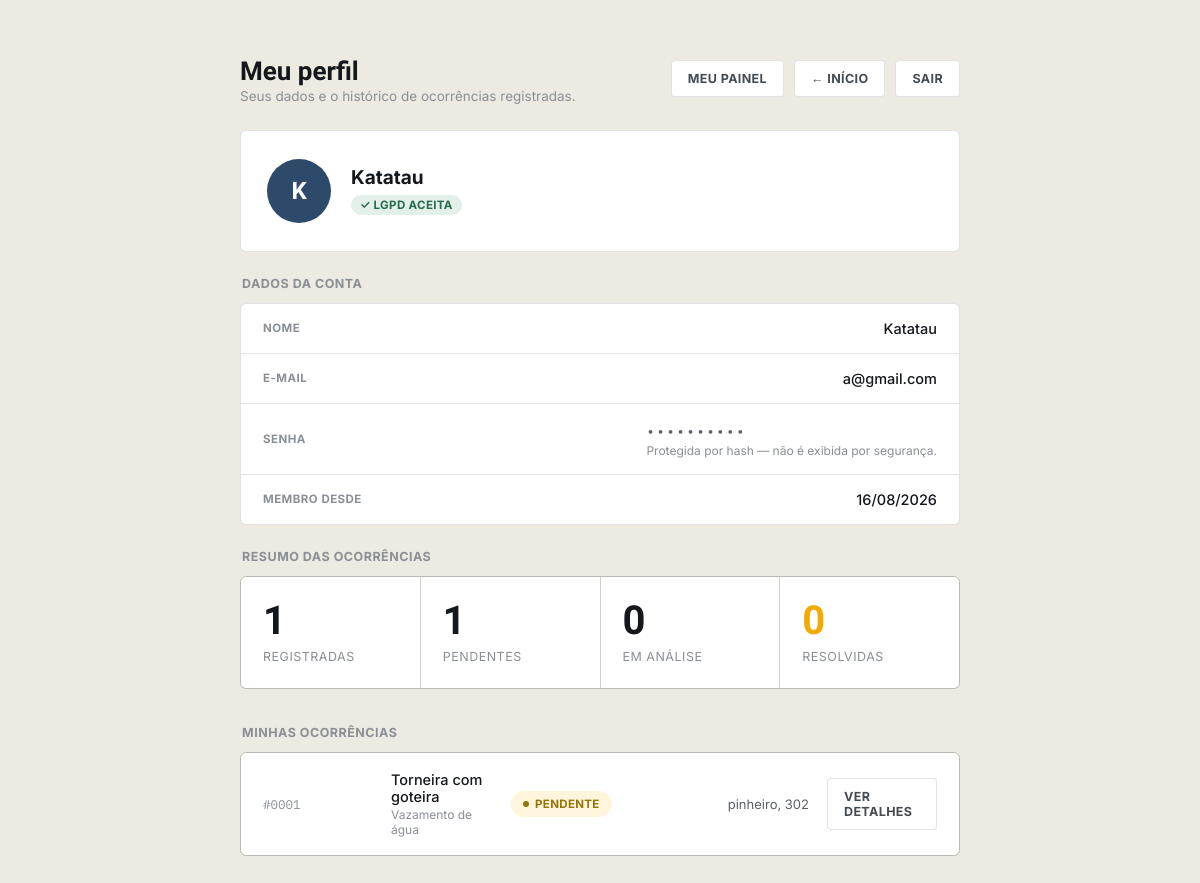
Page /php/perfil.php (signed in) on the committed database.
### tables this page shows
CREATE TABLE `usuarios` (
  `id` int(11) NOT NULL,
  `nome` varchar(150) NOT NULL,
  `email` varchar(150) NOT NULL,
  `senha_hash` varchar(255) NOT NULL,
  `aceite_lgpd` tinyint(1) NOT NULL DEFAULT 0,
  `criado_em` datetime NOT NULL DEFAULT current_timestamp(),
  `tipo` enum('cidadao','admin') NOT NULL DEFAULT 'cidadao'
);

CREATE TABLE `ocorrencias` (
  `id` int(11) NOT NULL,
  `usuario_id` int(11) NOT NULL,
  `categoria` varchar(80) NOT NULL,
  `bairro` varchar(120) NOT NULL,
  `endereco` varchar(200) NOT NULL,
  `descricao` text NOT NULL,
  `foto_path` varchar(255) DEFAULT NULL,
  `status` enum('pendente','em_analise','resolvido') NOT NULL DEFAULT 'pendente',
  `recado_adm` text DEFAULT NULL,
  `recado_atualizado_em` datetime DEFAULT NULL,
  `criado_em` datetime NOT NULL DEFAULT current_timestamp()
);

### php/perfil.php (the view, shortened to what this page needs)
<?php
require __DIR__ . '/config.php';
$ehAdmin = (isset($_SESSION['tipo']) ? $_SESSION['tipo'] : 'cidadao') === 'admin';
$stmtUsuario = $pdo->prepare('SELECT nome, email, aceite_lgpd, criado_em FROM usuarios WHERE id = ?');
$stmtUsuario->execute([$_SESSION['usuario_id']]);
$usuario = $stmtUsuario->fetch();
if ($ehAdmin) {
    $ocorrencias = [];
    $total = $pendentes = $emAnalise = $resolvidas = 0;
} else {
    $stmt = $pdo->prepare('SELECT id, categoria, bairro, endereco, descricao, status, criado_em FROM ocorrencias WHERE usuario_id = ? ORDER BY criado_em DESC');
    $stmt->execute([$_SESSION['usuario_id']]);
    $ocorrencias = $stmt->fetchAll();
    $total      = count($ocorrencias);
    $pendentes  = 0;
    $emAnalise  = 0;
    $resolvidas = 0;
    foreach ($ocorrencias as $o) {
        if ($o['status'] === 'pendente')   $pendentes++;
    }
}
$statusInfo = [
    'pendente'    => ['label' => 'Pendente',    'classe' => 'pendente'],
    'em_analise'  => ['label' => 'Em análise',  'classe' => 'analise'],
    'resolvido'   => ['label' => 'Resolvido',   'classe' => 'resolvido'],
];
$membroDesde = date('d/m/Y', strtotime($usuario['criado_em']));
$iniciais = '';
foreach (array_slice(explode(' ', trim($usuario['nome'])), 0, 2) as $parte) {
    $iniciais .= mb_strtoupper(mb_substr($parte, 0, 1));
}
?>
<!DOCTYPE html>
<html lang="pt-BR">
<head>
<link rel="stylesheet" href="../style.css">
</head>
<body style="background:var(--concrete);">
<div class="perfil-wrap">
  <div class="perfil-top">
    <div>
      <h1>Meu perfil</h1>
      <div class="sub"><?= $ehAdmin ? 'Seus dados de administrador.' : 'Seus dados e o histórico de ocorrências registradas.' ?></div>
    </div>
    <div class="perfil-actions">
      <?php if ($ehAdmin): ?>
        <a class="btn-line" href="paineladm.php">Painel administrativo</a>
      <?php else: ?>
        <a class="btn-line" href="painel.php">Meu painel</a>
      <?php endif; ?>
      <a class="btn-line" href="../index.php">&larr; Início</a>
      <a class="btn-line" href="logout.php">Sair</a>
    </div>
  </div>
  <div class="perfil-card">
    <div class="perfil-avatar"><?= htmlspecialchars($iniciais ?: '?') ?></div>
    <div class="perfil-id">
      <div class="nome"><?= htmlspecialchars($usuario['nome']) ?></div>
      <?php if ($ehAdmin): ?>
        <span class="selo" style="color:#5B6169; background:rgba(91,97,105,0.12);">Administrador</span>
      <?php elseif ((int) $usuario['aceite_lgpd'] === 1): ?>
        <span class="selo">✓ LGPD aceita</span>
      <?php endif; ?>
    </div>
  </div>
  <div class="section-label">Dados da conta</div>
  <div class="info-grid">
    <div class="info-row">
      <span class="label">Nome</span>
      <span class="value"><?= htmlspecialchars($usuario['nome']) ?></span>
    </div>
    <div class="info-row">
      <span class="label">E-mail</span>
      <span class="value"><?= htmlspecialchars($usuario['email']) ?></span>
    </div>
    <div class="info-row">
      <span class="label">Senha</span>
      <div>
        <span class="value mono">••••••••••</span>
        <div class="info-hint">Protegida por hash — não é exibida por segurança.</div>
      </div>
    </div>
    <div class="info-row">
      <span class="label">Membro desde</span>
      <span class="value"><?= $membroDesde ?></span>
    </div>
  </div>
  <?php if (!$ehAdmin): ?>
  <div class="section-label">Resumo das ocorrências</div>
  <div class="stats-grid">
    <div class="stat">
      <div class="num"><?= $total ?></div>
      <div class="label">Registradas</div>
    </div>
    <div class="stat">
      <div class="num"><?= $pendentes ?></div>
      <div class="label">Pendentes</div>
    </div>
    <div class="stat">
      <div class="num"><?= $emAnalise ?></div>
      <div class="label">Em análise</div>
    </div>
    <div class="stat accent">
      <div class="num"><?= $resolvidas ?></div>
      <div class="label">Resolvidas</div>
    </div>
  </div>
  <div class="section-label">Minhas ocorrências</div>
  <?php if (empty($ocorrencias)): ?>
    <div class="empty-state">
      Você ainda não registrou nenhuma ocorrência.
      <br><a href="Registrar.php" style="color:var(--municipal); font-weight:700;">Registrar a primeira</a>
    </div>
  <?php else: ?>
    <div class="card-list">
      <?php foreach ($ocorrencias as $o): ?>
        <?php $info = $statusInfo[$o['status']]; ?>
        <div class="occ-card">
          <span class="proto-id mono">#<?= str_pad($o['id'], 4, '0', STR_PAD_LEFT) ?></span>
          <span class="desc"><?= htmlspecialchars($o['descricao']) ?><span class="cat"><?= htmlspecialchars($o['categoria']) ?></span></span>
          <span class="pill <?= $info['classe'] ?>"><?= $info['label'] ?></span>
          <span class="bairro"><?= htmlspecialchars($o['endereco']) ?></span>
          <a class="btn-line" style="justify-self:end;" href="ocorrencia.php?id=<?= $o['id'] ?>">Ver detalhes</a>
        </div>
      <?php endforeach; ?>
    </div>
  <?php endif; ?>
  <?php endif; ?>
</div>
</body>
</html>

### style.css (style rules this page uses)
:root { --asphalt:#14181D; --asphalt-2:#1D242B; --concrete:#EDEAE1; --concrete-2:#E1DCCF; --signal:#FFC53D; --signal-2:#F2A900; --municipal:#2E4A6B; --municipal-2:#3E6591; --alert:#E85A32; --ok:#3E9C6F; --ink:#14181D; --paper:#FBF9F4; --line: rgba(20,24,29,0.12); --line-light: rgba(251,249,244,0.16); }
* { box-sizing:border-box; margin:0; padding:0; }
html { scroll-behavior:smooth; }
body { background:var(--paper); color:var(--ink); font-family:'Inter', sans-serif; -webkit-font-smoothing:antialiased; overflow-x:hidden; }
h1,h2,h3,.display { font-family:'Big Shoulders Display', sans-serif; text-transform:uppercase; letter-spacing:0.01em; line-height:0.92; }
.mono { font-family:'IBM Plex Mono', monospace; }
a { color:inherit; }
.card-list { display:flex; flex-direction:column; gap:1px; background:var(--line); border:1px solid var(--line); border-radius:6px; overflow:hidden; }
.occ-card { background:#fff; padding:18px 22px; display:grid; grid-template-columns:110px 1fr 160px 120px 110px; gap:18px; align-items:center; }
.occ-card .proto-id { font-family:'IBM Plex Mono', monospace; font-size:12.5px; color:#8A8F96; }
.occ-card .desc { font-size:14.5px; font-weight:500; }
.occ-card .desc .cat { display:block; font-size:12px; color:#8A8F96; font-weight:400; margin-top:2px; }
.pill { justify-self:start; font-size:11.5px; font-weight:700; text-transform:uppercase; letter-spacing:0.03em; padding:6px 12px; border-radius:20px; display:inline-flex; align-items:center; gap:6px; }
.pill::before { content:''; width:6px; height:6px; border-radius:50%; background:currentColor; }
.pill.pendente { background:rgba(255,197,61,0.18); color:#95740A; }
.occ-card .bairro { font-size:13px; color:#5B6169; text-align:right; }
.stats-grid { display:grid; grid-template-columns:repeat(4,1fr); gap:1px; background:var(--line); border:1px solid var(--line); border-radius:6px; overflow:hidden; margin-bottom:36px; }
.stat { background:#fff; padding:24px 22px; }
.stat .num { font-family:'Big Shoulders Display', sans-serif; font-size:40px; font-weight:800; line-height:1; }
.stat .label { margin-top:8px; font-size:12.5px; color:#8A8F96; text-transform:uppercase; letter-spacing:0.04em; }
.stat.accent .num { color:var(--signal-2); }

### php/perfil.php (style rules this page uses)
.perfil-wrap { max-width:760px; margin:0 auto; padding:60px 20px; }
.perfil-top { display:flex; justify-content:space-between; align-items:flex-start; margin-bottom:26px; flex-wrap:wrap; gap:14px; }
.perfil-top h1 { font-size:26px; font-weight:800; text-transform:none; letter-spacing:0; }
.perfil-top .sub { font-size:13.5px; color:#8A8F96; margin-top:4px; }
.perfil-actions { display:flex; gap:10px; flex-wrap:wrap; }
.btn-line { border:1px solid var(--line); background:#fff; color:#454B52; padding:10px 16px; border-radius:4px; font-size:12.5px; font-weight:700; text-transform:uppercase; letter-spacing:0.03em; text-decoration:none; }
.perfil-card { background:#fff; border:1px solid var(--line); border-radius:6px; padding:28px 26px; margin-bottom:24px; display:flex; gap:20px; align-items:center; flex-wrap:wrap; }
.perfil-avatar { flex:none; width:64px; height:64px; border-radius:50%; background:var(--municipal); color:#fff; display:flex; align-items:center; justify-content:center; font-family:'Big Shoulders Display', sans-serif; font-size:24px; font-weight:800; }
.perfil-id { flex:1; min-width:200px; }
.perfil-id .nome { font-size:19px; font-weight:700; }
.perfil-id .selo { display:inline-flex; align-items:center; gap:5px; margin-top:6px; font-size:11.5px; font-weight:700; text-transform:uppercase; letter-spacing:0.03em; color:#276B49; background:rgba(62,156,111,0.15); padding:3px 9px; border-radius:20px; }
.info-grid { background:#fff; border:1px solid var(--line); border-radius:6px; overflow:hidden; margin-bottom:24px; }
.info-row { display:flex; justify-content:space-between; align-items:center; gap:14px; padding:16px 22px; border-bottom:1px solid var(--line); flex-wrap:wrap; }
.info-row:last-child { border-bottom:none; }
.info-row .label { font-size:11.5px; text-transform:uppercase; letter-spacing:0.04em; color:#8A8F96; font-weight:700; }
.info-row .value { font-size:14.5px; font-weight:500; text-align:right; }
.info-row .value.mono { font-size:13.5px; letter-spacing:0.14em; color:#5B6169; }
.info-hint { font-size:12px; color:#8A8F96; margin-top:3px; text-align:right; }
.section-label { font-size:12.5px; text-transform:uppercase; letter-spacing:0.04em; color:#8A8F96; font-weight:700; margin:0 0 12px 2px; }

### rows in the picture
usuarios: nome "Katatau", email "a@gmail.com", criado_em "16/08/2026"
ocorrencias: id "0001", descricao "Torneira com goteira", categoria "Vazamento de água", status "PENDENTE", endereco "pinheiro, 302"

### other values in the picture
$iniciais ?: '?' "K"
$total "1"
$pendentes "1"
$emAnalise "0"
$resolvidas "0"
